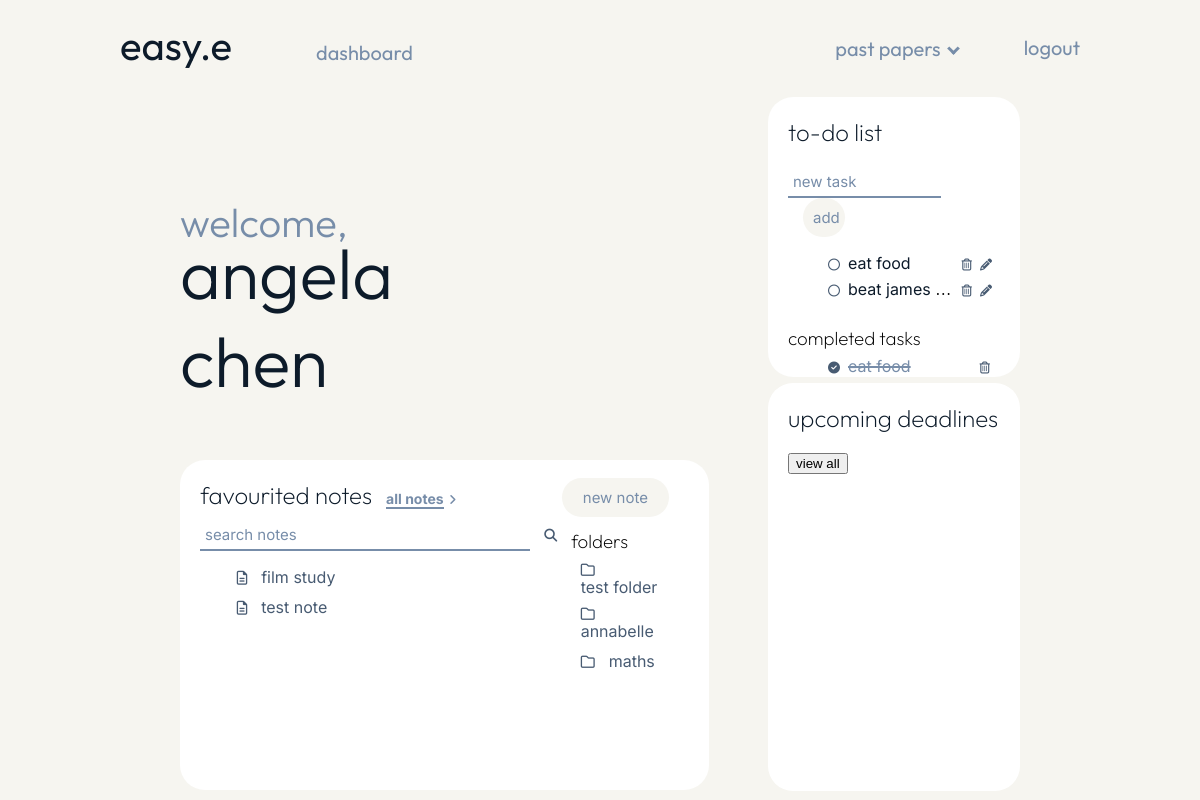
The app's page /dashboard (signed in), older data.
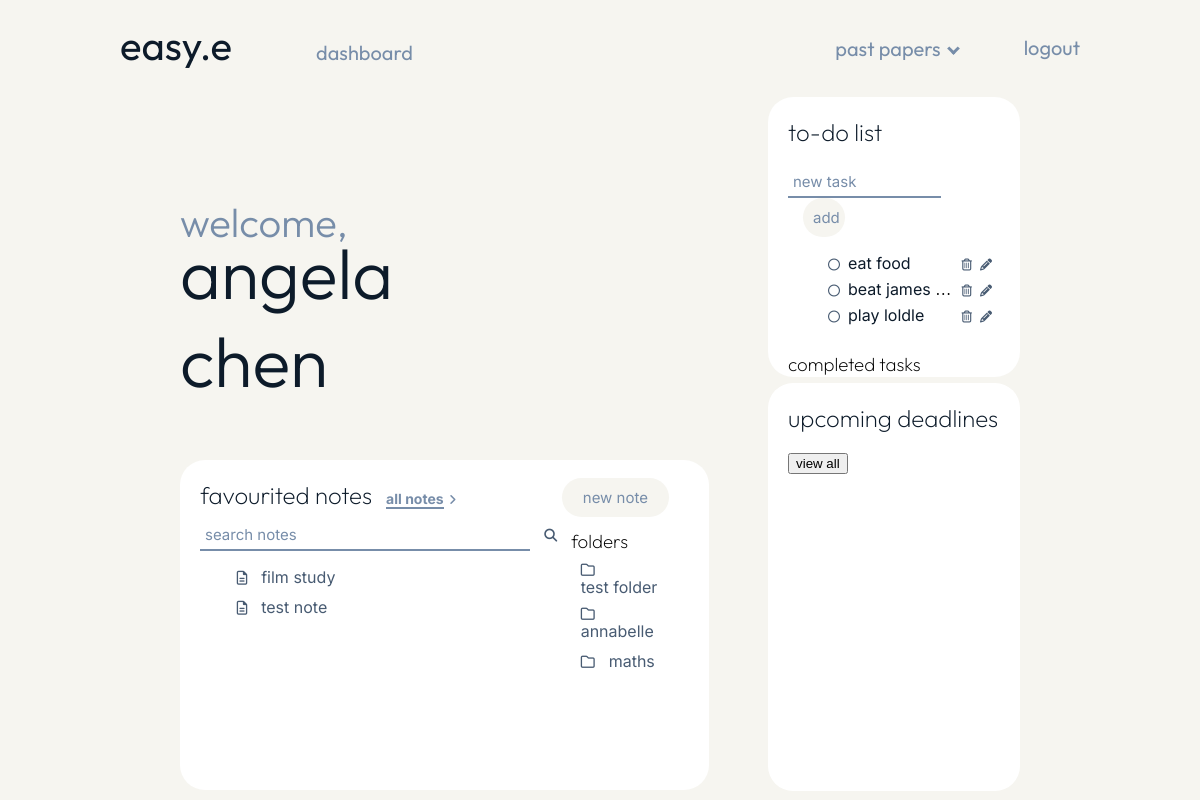
The same page, newer data.
### models.py (models this page shows, shortened)
class User(UserMixin, db.Model):
    __tablename__ = "user_login"
    id = db.Column(db.Integer, primary_key=True)
    name = db.Column(db.Text())
    user_name = db.Column(db.String(15), unique=True)
    user_email = db.Column(db.String(50), unique=True)
    user_password = db.Column(db.String(80))
    todo = db.relationship ("Todo", backref='todo')

class Notes(db.Model):
    __tablename__ = "notes"
    id = db.Column(db.Integer, primary_key=True)
    user = db.Column(db.Integer(), db.ForeignKey('user_login.id'))
    title = db.Column(db.String(50))
    favourite = db.Column(db.Boolean, default=False)
    folder = db.Column(db.Integer, db.ForeignKey('folders.id'))
    content = db.Column(db.String())
    folder_name = db.relationship('Folders', backref='folder')

class Folders(db.Model):
    __tablename__ = "folders"
    id = db.Column(db.Integer, primary_key=True)
    user = db.Column(db.Integer(), db.ForeignKey('user_login.id'))
    name = db.Column(db.String(50))

class Todo(db.Model):
    __tablename__ = "todo"
    id = db.Column(db.Integer, primary_key=True)
    name = db.Column(db.Text())
    user = db.Column(db.Integer(), db.ForeignKey('user_login.id'))
    complete = db.Column(db.Boolean, default=False)

### main.py (the view)
@app.route("/dashboard")
@login_required
def dashboard():
    incomplete_tasks = models.Todo.query.filter_by(user=current_user.id, complete=False)
    complete_tasks = models.Todo.query.filter_by(user=current_user.id, complete=True)
    notes = models.Notes.query.filter_by(user=current_user.id, favourite=True)
    folders = models.Folders.query.filter_by(user=current_user.id)
    return render_template ("dashboard.html", name=current_user.name, incomplete_tasks=incomplete_tasks, complete_tasks=complete_tasks, notes=notes, folders=folders)

### main.py (called while the page is built)
@login_manager.user_loader
def load_user(user_id):
    return models.User.query.get(int(user_id))

### templates/dashboard.html (shortened to what this page needs)
{% extends "layout_user.html" %}
{% block content %}
<div class="page">
    <div class="dashboard_left">
        <div class="dashboard_header">
            <h1 class="welcome">welcome,</h1><h1 class="welcome_name">{{ name }}</h1>
        </div>
        <div class="favourites">
            <div class="favourites_text">
                <div class="favourites_heading">
                    <h2 class="dashboard_subheadings">favourited notes</h2>
                    <a href="{{url_for('notes')}}" class="notes_link">all notes</a><span class="arrow_icon_right"><i class="fa-solid fa-angle-right"></i></span>
                    <a href="{{url_for('new_note')}}"><button class="note_button">new note</button></a>
                </div>
                <div class="favourites_left">
                    <form action="{{url_for('search_note')}}" method="POST">
                        <input type="text" name="search_note" placeholder="search notes" class="notes_search">
                        <span class="search_icon"><i class="fa-solid fa-magnifying-glass"></i></span>
                    </form>
                    {% for note in notes %}
                    <div class="notes_list">
                        <span class="notes_icon"><i class="fa-regular fa-file-lines"></i></span>
                        <li class="notes_list_item"><a href="/note/{{ note.id }}">{{ note.title }}</a></li>
                    </div>
                    {% endfor %}
                </div>
                <div class="favourites_right">
                    <h3 class="subheadings_small">folders</h3>
                    <div class="dashboard_folders">
                        {% for folder in folders %}
                        <div class="notes_list">
                            <span class="notes_icon"><i class="fa-regular fa-folder"></i></span>
                            <li class="notes_list_item"><a href="/folder/{{ folder.id }}">{{ folder.name }}</a></li>
                        </div>
                        {% endfor %}
                    </div>
                </div>
            </div>
        </div>
    </div>
    <div class="dashboard_right">
        <div class="todo">
            <div class="todo_text">
                <h2 class="dashboard_subheadings">to-do list</h2>
                <div>
                    <form action="{{url_for('add_task')}}" method="POST">
                        <input type="text" name="task_add" placeholder="new task" class="todo_textbox">
                        <input type="submit" value="add" class="todo_button">
                    </form>
                </div>
                <form method="POST">
                    {% for task in incomplete_tasks %}
                        <ul class="task">
                            <span class="tick_icon"><a href="/complete_task/{{ task.id }}" class="complete"><i class="fa-regular fa-circle"></i></a></span>
                                <div class="truncate">
                                    <li class="task_name">{{ task.name }}</li>
                                </div>
                            <span class="delete_icon"><a href="/delete_task/{{ task.id }}" class="delete"><i class="fa-regular fa-trash-can"></i></a></span>
                            <span class="pen_icon"><a href="/update_task/{{ task.id }}" class="update"><i class="fa-solid fa-pencil"></i></a></span>
                        </ul>
                    {% endfor %}
                    <br>
                </form>
                <h3 class="subheadings_small">completed tasks</h3>
                    {% for task in complete_tasks %}
                        <ul class="task">
                            <span class="tick_icon"><a href="/redo_complete_task/{{ task.id}}" class="complete"><i class="fa-solid fa-circle-check"></i></a></span>
                            <div class="truncate">
                                <li class="completed_task_name">{{ task.name }}</li>
                            </div>
                            <span class="completed_delete_icon"><a href="/delete_task/{{ task.id }}" class="delete"><i class="fa-regular fa-trash-can"></i></a></span>
                        </ul>
                    {% endfor %}
            </div>
        </div>
        <div class="calender">
            <div class="calender_text">
                <h2 class="dashboard_subheadings">upcoming deadlines</h2>
                <a><button>view all</button></a>
            </div>
        </div>
    </div>
</div>
{% endblock %}

### templates/layout_user.html (shortened to what this page needs)
<head>
    <link rel="stylesheet" href="/static/styles.css">
</head>
<nav class="navbar">
    <a id="home_button">easy.e</a>
    <a class="dashboard_button" href="{{url_for('dashboard')}}">dashboard</a>
    <a class="nav_button" href="{{url_for('logout')}}">logout</a>
    <div id="paper_dropdown">
        <button class="dropdown_button" href="{{url_for('papers')}}">past papers<i class="arrow down"></i></button>
    </div>
</nav>
<body>
    {% block content %}{% endblock %}
</body>

Row changes from the older to the newer data that the page shows:
no longer on this page (row unchanged): Todo: name "eat food", shown under "completed tasks"
added Todo: name "play loldle", shown under "to-do list"
